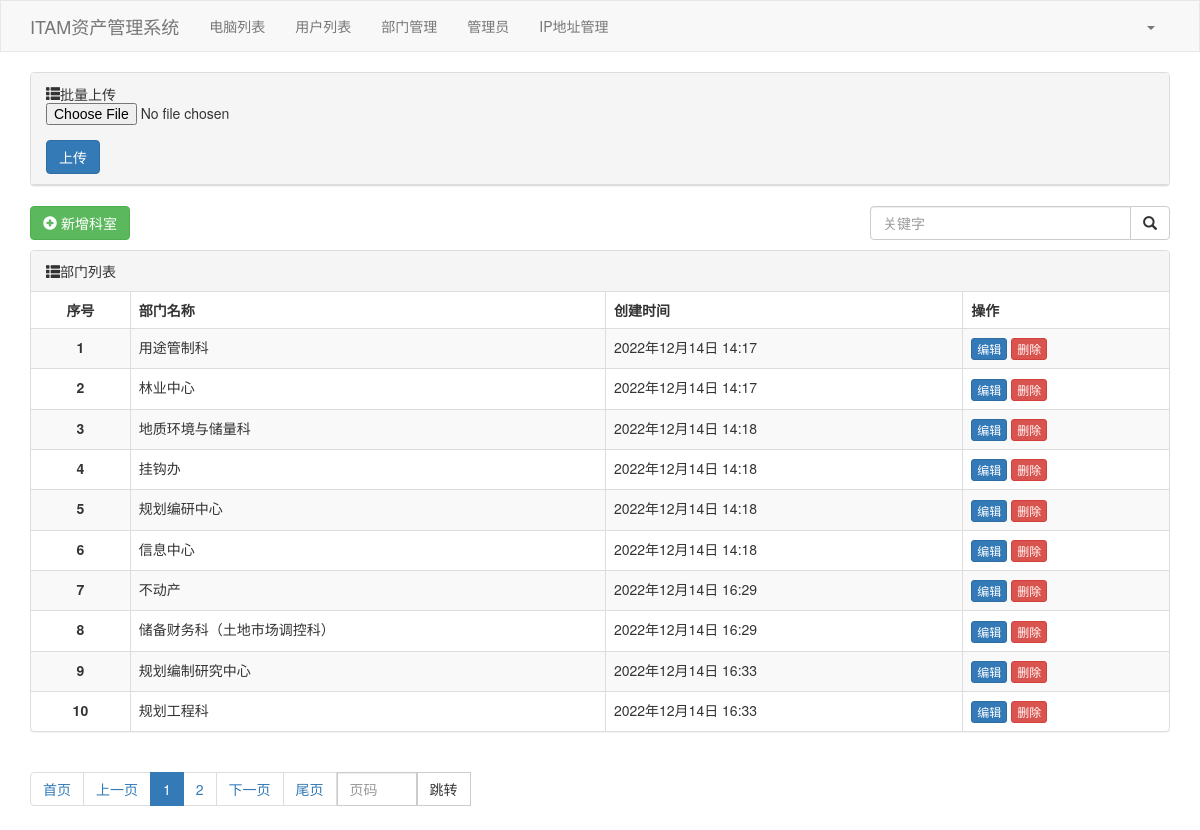
The app's page /dep/list/ (signed in), older data.
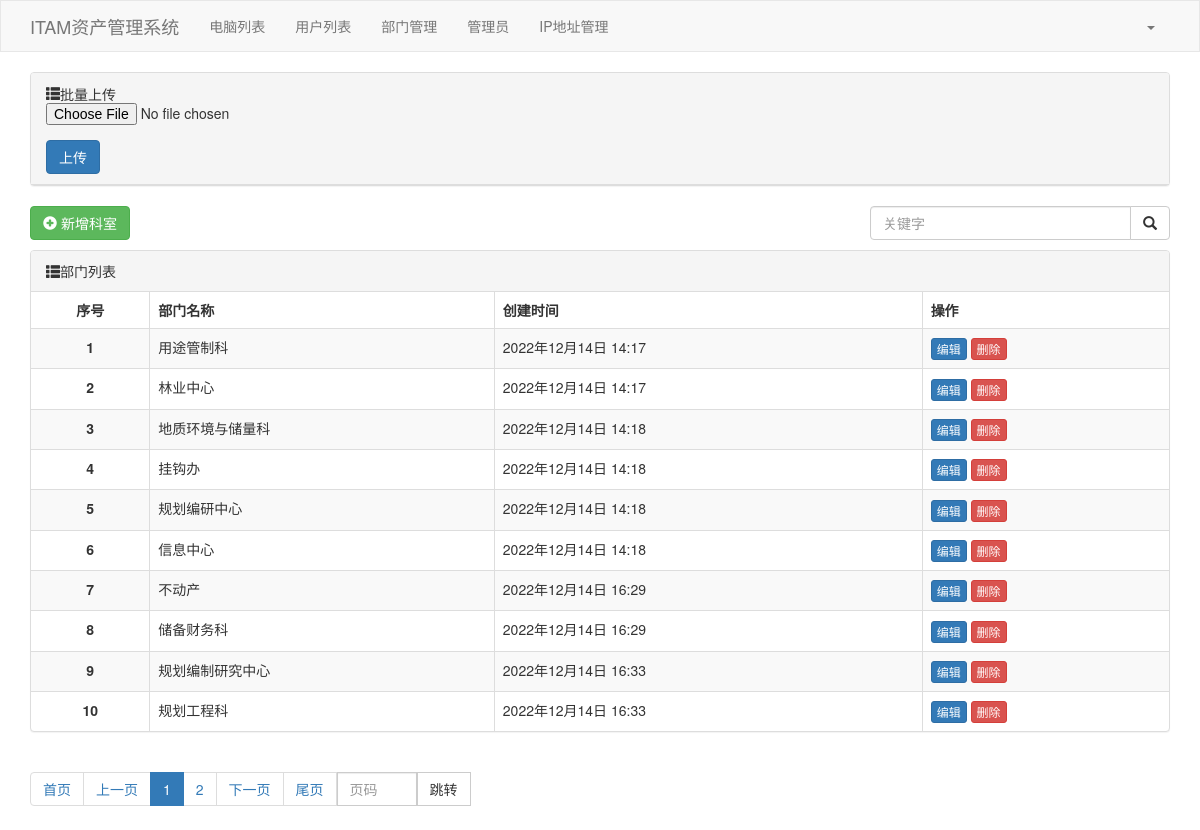
The same page, newer data.
### app1/models.py (models this page shows, shortened)
class Department(models.Model):
    departname = models.CharField(verbose_name='部门名称', max_length=16, unique=True)
    createdate = models.DateTimeField(verbose_name='创建日期', auto_now_add=True)

### app1/views/dep.py (the view)
# urls.py: path('dep/list/', dep.dep_list),
def dep_list(request):
    queryset = models.Department.objects.all()
    page_queryset = Pagination(request,queryset)
    context = {
        'queryset': page_queryset.page_queryset,
        'page_string':page_queryset.html()
    }
    return render(request, 'dep_list.html', context)

### app1/templates/dep_list.html (shortened to what this page needs)
{% extends "layout.html" %}
{% block content %}
    <div class="container">
        <div class="panel panel-default">
            <div class="panel-heading">
                <span class="glyphicon glyphicon-th-list" aria-hidden="true">批量上传</span>
                <form method="post" enctype="multipart/form-data" action="/dep/multi/">
                    <div class="form-group">
                        <input type="file" name="excel">
                    </div>
                    <button type="submit" value="上传" class="btn btn-primary">上传</button>
                </form>
            </div>
        </div>
        <div style="margin-bottom: 10px">
            <a class="btn btn-success" href="/dep/add/">
                <span class="glyphicon glyphicon-plus-sign " aria-hidden="true"></span>
                新增科室</a>
            <div style="float:right;width: 300px">
                <form method="get">
                    <div class="input-group">
                        <input type="text" name='q' class="form-control" placeholder="关键字" value="{{ search_data }}">
                        <span class="input-group-btn">
                        <button class="btn btn-default" type="submit">
                            <span class="glyphicon glyphicon-search " aria-hidden="true"> </span>
                        </button>
                        </span>
                </form>
            </div>
        </div>
    </div>
    <div class="bs-example" data-example-id="panel-without-body-with-table">
        <div class="panel panel-default">
            <div class="panel-heading">
                <span class="glyphicon glyphicon-th-list" aria-hidden="true"></span>部门列表
            </div>
            <table class="table table-bordered table-striped table-hover ">
                <thead>
                <tr>
                    <th style="text-align: center;">序号</th>
                    <th>部门名称</th>
                    <th>创建时间</th>
                    <th>操作</th>
                </tr>
                </thead>
                <tbody>
                {% for item in queryset %}
                    <tr>
                    <th style="text-align: center;" title="{{ item.id }}">{{ forloop.counter }}</th>
                    <td>{{ item.departname }}</td>
                    <td>{{ item.createdate }}</td>
                    <td>
                        <a class="btn btn-primary btn-xs" href="/dep/{{ item.id }}/edit/">编辑</a>
                        <a class="btn btn-danger btn-xs" href="/dep/{{ item.id }}/delete/">删除</a>
                    </td>
                {% endfor %}
                </tbody>
            </table>
        </div>
        <div class="clearfix">
            <ul class="pagination">
                {{ page_string }}
            </ul>
        </div>
    </div>
    </div>
{% endblock %}

Row changes from the older to the newer data that the page shows:
changed Department: departname "储备财务科（土地市场调控科）" → "储备财务科"
